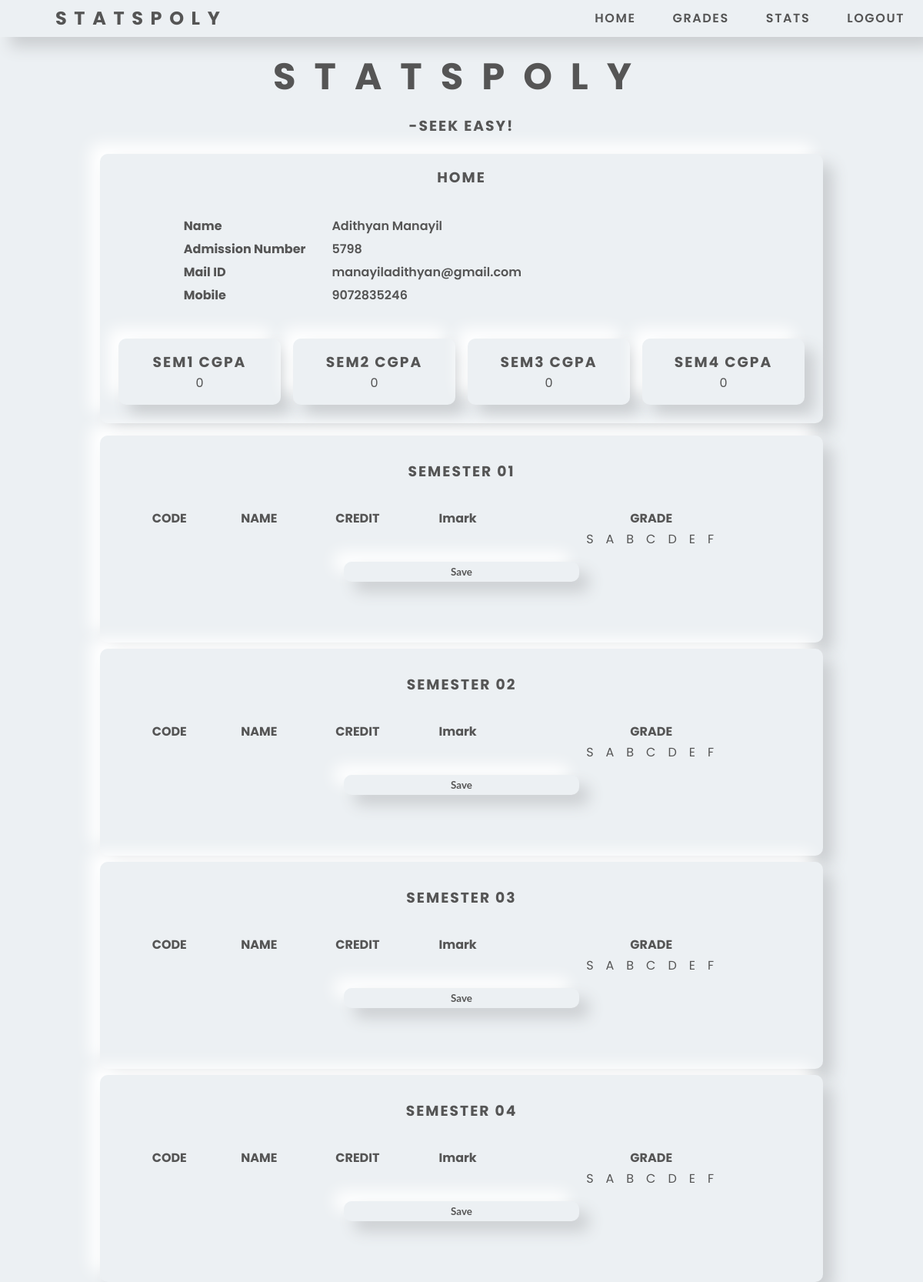
/student.php (signed in), run on the app's committed database.
### tables this page shows
CREATE TABLE IF NOT EXISTS `registration` (
  `admn` smallint NOT NULL,
  `name` varchar(80) NOT NULL,
  `mobile` varchar(10) NOT NULL,
  `mail` varchar(100) NOT NULL,
  `password` varchar(8) NOT NULL,
  `type` tinyint(1) NOT NULL,
  `sem` tinyint(1) NOT NULL,
  `tid` smallint NOT NULL
);

### student.php (the view, shortened to what this page needs)
<?php
$hostname = "localhost";
$username = "root";
$password = "";
$database = "statspoly";
$conn = new mysqli($hostname, $username, $password, $database);
$user=$_SESSION['user_admn'];
?>
<!DOCTYPE html>
<html lang="en" dir="ltr">
	<head>
		<link rel="stylesheet" href="statspoly.css">
	</head>
	<body>
		<div class="navbar">
			<div><a href="#">STATSPOLY</a></div>
			<div><a href="index.php">LOGOUT</a></div>
			<div><a href="#stats">STATS</a></div>
			<div><a href="#grades">GRADES</a></div>
			<div><a href="#profile">HOME</a></div>
		</div>
		<div class="container">
			<h3 style="font-size: 3em; letter-spacing: 0.5em;">STATSPOLY</h3>
			<h3 style="line-height: 3em;">-SEEK EASY!</h3>
			<div class="row" id="profile">
				<div class="card-03">
					<h3>HOME</h3>
					<div class="profile">
						<?php
						$sql="SELECT * FROM registration WHERE admn=".$_SESSION['user_admn'];
						$result = $conn->query($sql);
						$row = $result->fetch_assoc();
						echo "<table>";
						if ($result->num_rows>0){
							echo "<tr>";
							echo "<th>Name</th>";
							echo "<td>".$row['name']."</td>";
							echo "</tr>";
							echo "<tr>";
							echo "<th>Admission Number</th>";
							echo "<td>".$row['admn']."</td>";
							echo "</tr>";
							echo "<tr>";
							echo "<th>Mail ID</th>";
							echo "<td>".$row['mail']."</td>";
							echo "</tr>";
							echo "<tr>";
							echo "<th id='grades'>Mobile</th>";
							echo "<td>".$row['mobile']."</td>";
							echo "</tr>";
						}
						echo "</table>";
						?>
					</div>
					<div class="row">
						<?php
						$max_query = "SELECT MAX(sem) AS max_value FROM subjects";
						$result = $conn->query($max_query);
						$row = $result->fetch_assoc();
						$max_value = $row['max_value'];
						for($i=1; $i<=$max_value; $i++){
							echo "<div class='card-01' style='float: left; width: 50%'>";
							echo "<h3>SEM".$i." CGPA</h3>";
							$s4 = "SELECT registration.admn, subjects.credit, results.grade , results.grade * subjects.credit AS result,
								subjects.credit * 10 AS credits
								FROM subjects
								INNER JOIN results ON subjects.code=results.code
								INNER JOIN registration ON registration.admn=results.admn
								WHERE registration.admn=$user AND registration.sem=$i";
								$formatted_cgpa=0;
								$r4 = $conn->query($s4);
								if($r4->num_rows>0){
								$cgpa=0;
								$res=0;
								$div=0;
								while($row4=$r4->fetch_assoc()){
									$s=0;
									$c=0;
									$c=$row4['credits'];
									$s=$row4['result'];
									$div+=$c;
									$res+=$s;
								}
								$cgpa=($res/$div)*10;
								$formatted_cgpa = number_format($cgpa, 2);
								echo $formatted_cgpa;
								}else{
									echo $formatted_cgpa;
								}
							echo "</div>";
						}
						?>
					</div>
				</div>
			</div>
			<?php
			$max_query = "SELECT MAX(sem) AS max_value FROM subjects";
			$result = $conn->query($max_query);
			$row = $result->fetch_assoc();
			$max_value = $row['max_value'];
			for($i=1; $i<=$max_value; $i++){
				echo"<div class='card-03 ' style='padding: 2em;'>";
				echo"<h3>SEMESTER 0$i</h3>";
				echo"<form method=POST style='margin: 2em auto;'>";
				echo"<table style='width: 100%; margin: 0 auto;'>";
				echo"<tr><th style='padding: 0 0.4em;'>CODE</th><th style='padding: 0 0.4em;'>NAME</th><th style='padding: 0 0.4em;'>CREDIT</th><th style='padding: 0 0.4em;'>Imark</th><th colspan='7'>GRADE</th></tr>";
				echo"<tr><td></td><td></td><td></td><td></td><td style='letter-spacing: 1em; padding-left: 0.8em;'>SABCDEF</td>";
				echo "</table>";
				echo "<input type='submit' class='btn-ppt' name='sem$i' value='Save'>";
				echo "</form>";
				echo"</div>";
			}
			?>
		</div>
	</body>
</html>

### statspoly.css (style rules this page uses)
* { margin: 0; padding: 0; outline: none; border: none; color: #555; background-color: #ecf0f3; text-decoration: none; box-sizing: border-box; font-family: "Poppins", sans-serif; }
body { margin: 0; padding: 0; height: 100vh; background-color: #ecf0f3; }
.navbar { overflow: hidden; top: 0; left: 0; height: 3em; line-height: 3em; width: 100%; position: fixed; z-index: 9999; box-shadow: 13px 13px 20px #cbced1, -13px -13px 20px #fff; }
.navbar div { float: right; font-weight: 600; letter-spacing: 0.1em; padding: 0 1.5em; }
.navbar div:first-child { float: left; font-weight: bolder; letter-spacing: 0.4em; font-size: 1.5em; padding-left: 3em; }
.container { margin: 20px; margin-top: 4em; }
.row { width: 100%; display: flex; justify-content: center; flex-wrap: wrap; }
.card-01 { position: relative; flex: 1; text-align: center; max-width: 460px; height: auto; margin: 0.5em; padding: 1em; border-radius: 10px; background-color: #ecf0f3; box-shadow: 13px 13px 20px #cbced1, -13px -13px 20px #fff; }
.card-03 { position: relative; flex: 1; text-align: center; max-width: 940px; height: auto; margin: 0.5em auto; padding: 1em; border-radius: 10px; background-color: #ecf0f3; box-shadow: 13px 13px 20px #cbced1, -13px -13px 20px #fff; }
.btn-ppt { width: 35%; outline: none; border: none; cursor: pointer; border-radius: 10px; padding: 5px 20px; margin: 15px auto; text-align: center; font-weight: 700; font-family: "Lato", sans-serif; color: #555; background-color: #ecf0f3; box-shadow: 13px 13px 20px #cbced1, -13px -13px 20px #fff; }
h3 { letter-spacing: 2px; text-align: center; }
.profile { width: 80%; margin: 2em auto; }
.profile table { text-align: left; }
.profile table tr td { padding: 0.1em 0 0.1em 2em; font-size: 1em; font-weight: 600; }

### data on the page
registration: name "Adithyan Manayil", admn "5798", mail "manayiladithyan@gmail.com", mobile "9072835246"

### other printed values
$formatted_cgpa "0"
